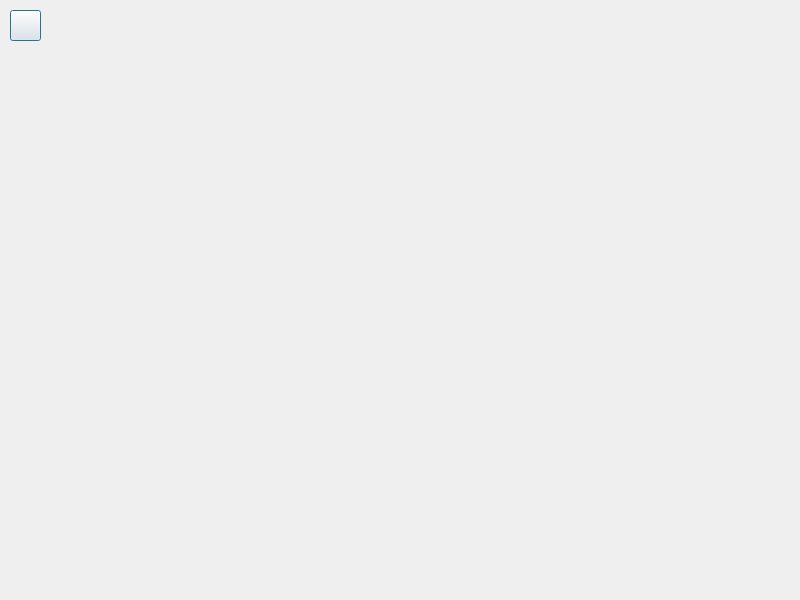
<?xml version="1.0" encoding="UTF-8"?>
<ui version="4.0">
 <class>Form</class>
 <widget class="QWidget" name="Form">
  <property name="geometry">
   <rect>
    <x>0</x>
    <y>0</y>
    <width>800</width>
    <height>600</height>
   </rect>
  </property>
  <property name="windowTitle">
   <string>Form</string>
  </property>
  <widget class="QPushButton" name="themeButton">
   <property name="geometry">
    <rect>
     <x>10</x>
     <y>10</y>
     <width>31</width>
     <height>31</height>
    </rect>
   </property>
   <property name="text">
    <string/>
   </property>
   <property name="iconSize">
    <size>
     <width>32</width>
     <height>32</height>
    </size>
   </property>
   <property name="checkable">
    <bool>true</bool>
   </property>
   <property name="default">
    <bool>true</bool>
   </property>
   <property name="flat">
    <bool>false</bool>
   </property>
  </widget>
 </widget>
 <resources/>
 <connections>
  <connection>
   <sender>themeButton</sender>
   <signal>clicked()</signal>
   <receiver>Form</receiver>
   <slot>slotUpdateThemeWindow()</slot>
   <hints>
    <hint type="sourcelabel">
     <x>26</x>
     <y>22</y>
    </hint>
    <hint type="destinationlabel">
     <x>72</x>
     <y>45</y>
    </hint>
   </hints>
  </connection>
 </connections>
 <slots>
  <slot>slot1()</slot>
  <slot>updateThemeWindow()</slot>
  <slot>slotUpdateThemeWindow()</slot>
 </slots>
</ui>
